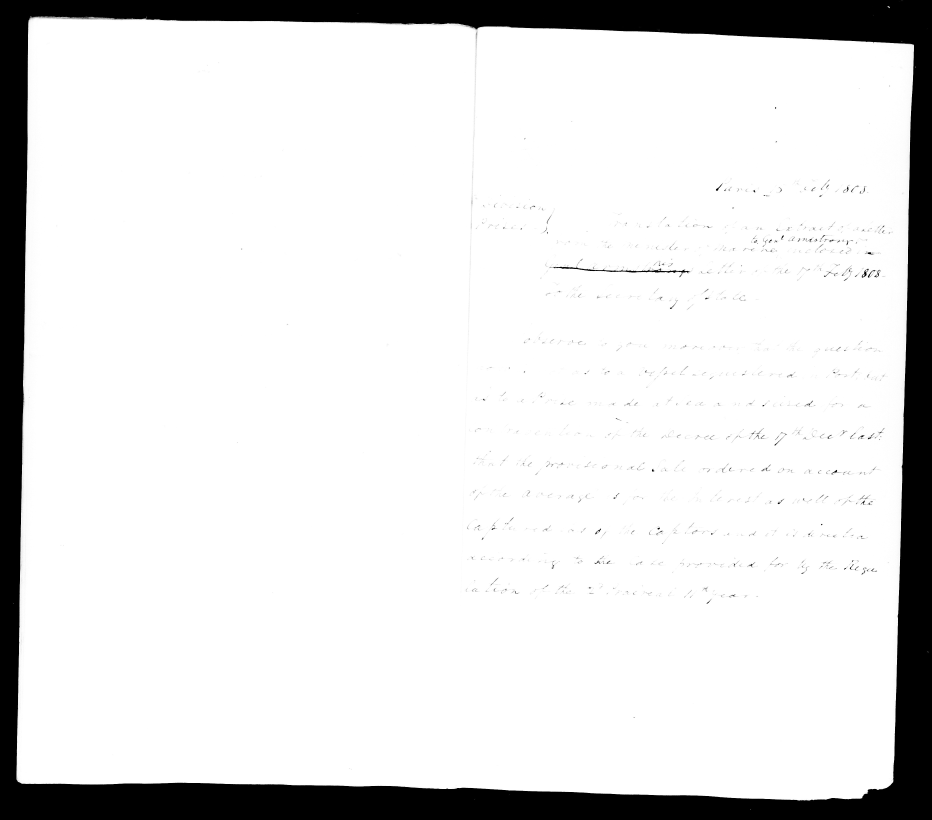
#> input picture ciphers/armstrong-madison-1808/images/M34-014-0029.jpg, 3728 x 3280 px, given in place of NL-HaNA_1.02.04_63_0001.jpg, which was not available (shown at 1/4 size)
$ python segment.py
#> lines starting #> are read from the running program, lines starting #| are printed output that depends on the picture
#!/usr/bin/env python3
"""segment.py -- GAPS14 (2 Oct 2026): locate the small gloss-hand letters of body lines L01-L14 on the native leaf image.
Gloss ink is darker than the cipher row (threshold --th); the gloss band is the dark-row peak of each line's g7x box
(images/lines/g7x_manifest.json) +-HALF px; column ink inside the band splits into blobs at gaps >= --gap px, and the
blobs are matched left-to-right to the line's glossed tokens (ciphertext.tsv gloss != '') only when the counts agree.
Writes body/letterform/blobs.tsv (line pos gloss x0 x1 y0 y1). When the counts differ, the widest piece is split at its lowest-ink column, or the narrowest gaps are merged, until they agree (adjustment printed per line); the readers then see each cut as a tile, and a bad cut lowers the known-answer score rather than being hidden.
"""
import argparse, csv, json, os
import numpy as np
from PIL import Image
H = os.path.dirname(os.path.abspath(__file__)); T = os.path.dirname(os.path.dirname(H))
ap = argparse.ArgumentParser(); ap.add_argument('--th', type=int, default=145); ap.add_argument('--gap', type=int, default=8)
ap.add_argument('--half', type=int, default=20); ap.add_argument('--xmax', type=int, default=1830); a = ap.parse_args()
im = np.array(Image.open(os.path.join(T, 'images/NL-HaNA_1.02.04_63_0001.jpg')).convert('L')).astype(int)
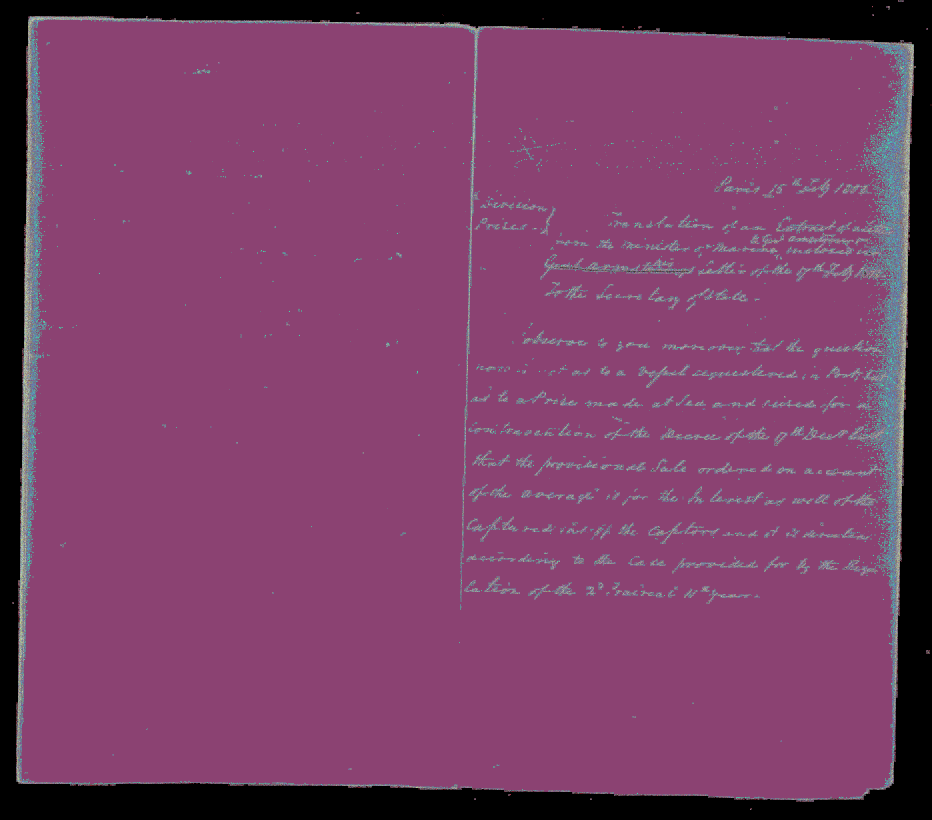
#> im: shape (3280, 3728) int64 (shown at 1/4 size); 256 distinct labels, from 0 to 255; one colour per label, 0 black
#> (the run stopped early here; a loop or call above may not have finished)

$ run again, on ciphers/armstrong-madison-1808/images/M34-014-0030.jpg
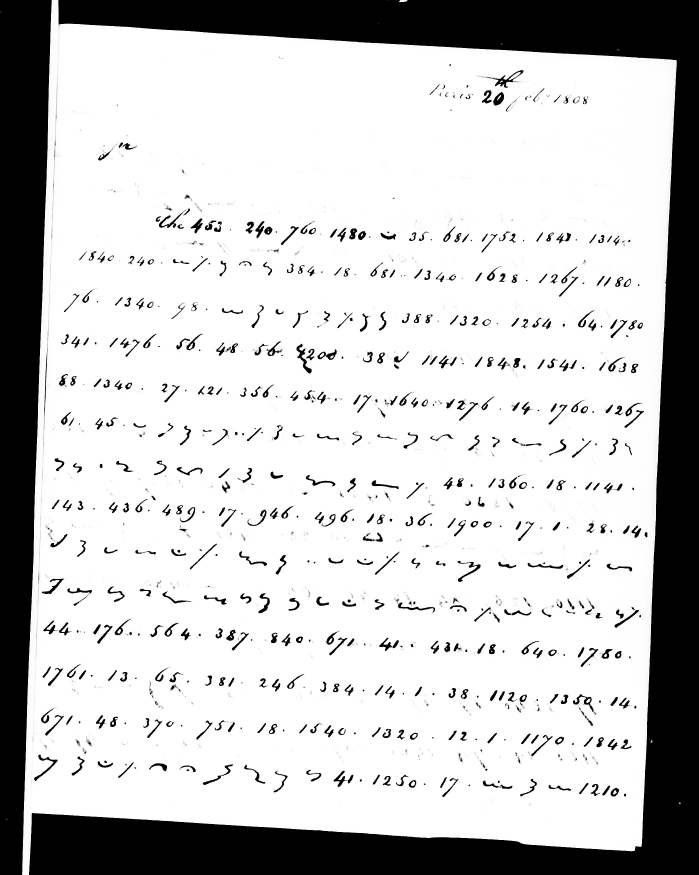
#> input picture ciphers/armstrong-madison-1808/images/M34-014-0030.jpg, 2096 x 2624 px, given in place of NL-HaNA_1.02.04_63_0001.jpg, which was not available (shown at 1/3 size)
#> `im = np.array(Image.open(os.path.join(T, 'images/NL-HaNA_1.02.04_63_00..`:
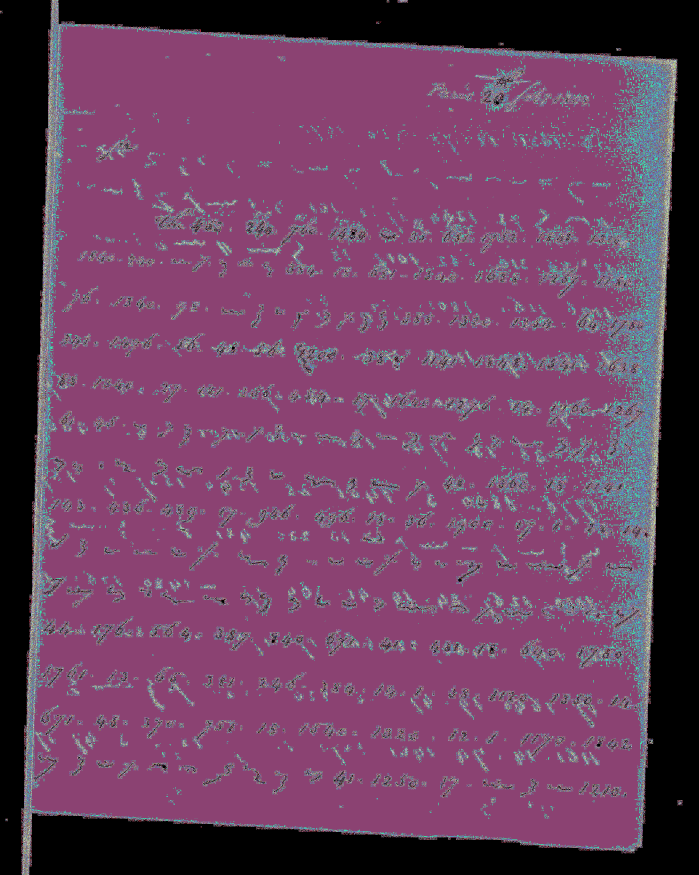
#> im: shape (2624, 2096) int64 (shown at 1/3 size); 256 distinct labels, from 0 to 255; one colour per label, 0 black
